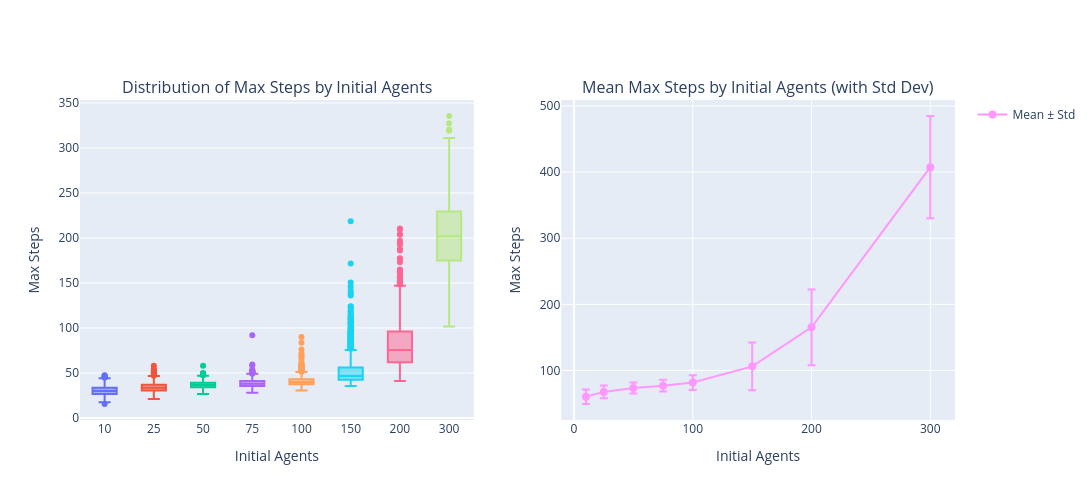

Notebook code for this chart:
### Code cell
import plotly.graph_objects as go
from plotly.subplots import make_subplots

# Create subplots: box plot and line plot with error bars
fig = make_subplots(
    rows=1, cols=2,
    subplot_titles=("Distribution of Max Steps by Initial Agents", 
                    "Mean Max Steps by Initial Agents (with Std Dev)"),
    specs=[[{}, {}]]
)

# Box plot
for agent_count in sorted(max_steps_per_run["initial_agents"].unique()):
    data = max_steps_per_run[max_steps_per_run["initial_agents"] == agent_count]["max_steps"]
    fig.add_trace(
        go.Box(y=data, name=f"{agent_count}", showlegend=False),
        row=1, col=1
    )

# Line plot with error bars
means = stats_per_experiment["mean"]
stds = stats_per_experiment["std"]
fig.add_trace(
    go.Scatter(
        x=means.index,
        y=means.values,
        error_y=dict(type="data", array=stds.values, visible=True),
        mode="lines+markers",
        name="Mean ± Std",
        marker=dict(size=8),
        line=dict(width=2)
    ),
    row=1, col=2
)

# Update layout
fig.update_xaxes(title_text="Initial Agents", row=1, col=1)
fig.update_yaxes(title_text="Max Steps", row=1, col=1)
fig.update_xaxes(title_text="Initial Agents", row=1, col=2)
fig.update_yaxes(title_text="Max Steps", row=1, col=2)

fig.update_layout(height=500, width=1200, showlegend=True)
fig.show()

### Figure 1 — Plotly figure (JSON) as saved in the notebook; plotly's stock layout.template omitted (floating-point values rounded to 4 significant figures; data arrays with more than 128 entries replaced by an {"elided": "..."} marker saying what was removed)
{"data": [{"name": "10", "showlegend": false, "type": "box", "xaxis": "x", "y": {"elided": "1000 float values"}, "yaxis": "y"}, {"name": "25", "showlegend": false, "type": "box", "xaxis": "x", "y": {"elided": "1000 float values"}, "yaxis": "y"}, {"name": "50", "showlegend": false, "type": "box", "xaxis": "x", "y": {"elided": "1000 float values"}, "yaxis": "y"}, {"name": "75", "showlegend": false, "type": "box", "xaxis": "x", "y": {"elided": "1000 float values"}, "yaxis": "y"}, {"name": "100", "showlegend": false, "type": "box", "xaxis": "x", "y": {"elided": "1000 float values"}, "yaxis": "y"}, {"name": "150", "showlegend": false, "type": "box", "xaxis": "x", "y": {"elided": "1000 float values"}, "yaxis": "y"}, {"name": "200", "showlegend": false, "type": "box", "xaxis": "x", "y": {"elided": "1000 float values"}, "yaxis": "y"}, {"name": "300", "showlegend": false, "type": "box", "xaxis": "x", "y": {"elided": "1000 float values"}, "yaxis": "y"}, {"error_y": {"array": [10.89, 9.79, 8.35, 8.99, 11.15, 36.2, 57.42, 77.42], "type": "data", "visible": true}, "line": {"width": 2}, "marker": {"size": 8}, "mode": "lines+markers", "name": "Mean ± Std", "type": "scatter", "x": [10, 25, 50, 75, 100, 150, 200, 300], "xaxis": "x2", "y": [60.18, 67.59, 73.53, 77.06, 81.78, 106.2, 165.2, 407.5], "yaxis": "y2"}], "layout": {"annotations": [{"font": {"size": 16}, "showarrow": false, "text": "Distribution of Max Steps by Initial Agents", "x": 0.225, "xanchor": "center", "xref": "paper", "y": 1, "yanchor": "bottom", "yref": "paper"}, {"font": {"size": 16}, "showarrow": false, "text": "Mean Max Steps by Initial Agents (with Std Dev)", "x": 0.775, "xanchor": "center", "xref": "paper", "y": 1, "yanchor": "bottom", "yref": "paper"}], "height": 500, "showlegend": true, "width": 1200, "xaxis": {"anchor": "y", "domain": [0, 0.45], "title": {"text": "Initial Agents"}}, "xaxis2": {"anchor": "y2", "domain": [0.55, 1], "title": {"text": "Initial Agents"}}, "yaxis": {"anchor": "x", "domain": [0, 1], "title": {"text": "Max Steps"}}, "yaxis2": {"anchor": "x2", "domain": [0, 1], "title": {"text": "Max Steps"}}}}
